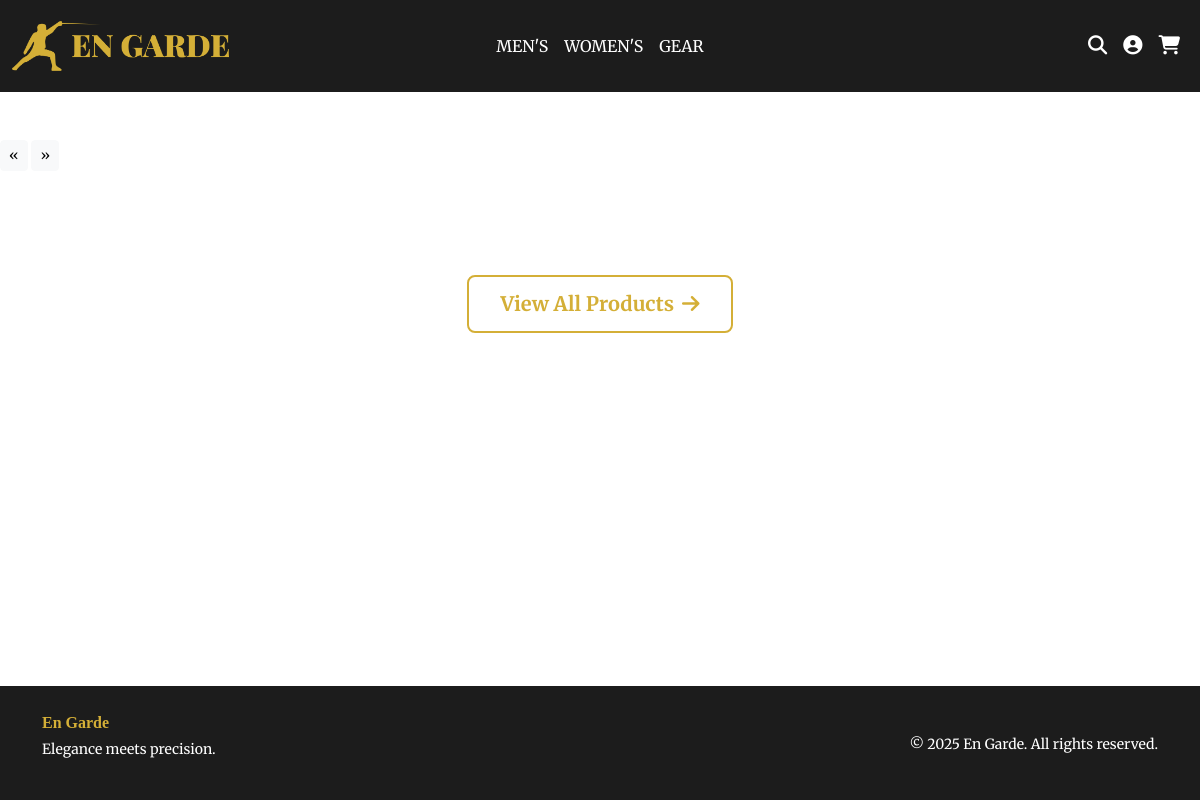
Before: / with the older database file.
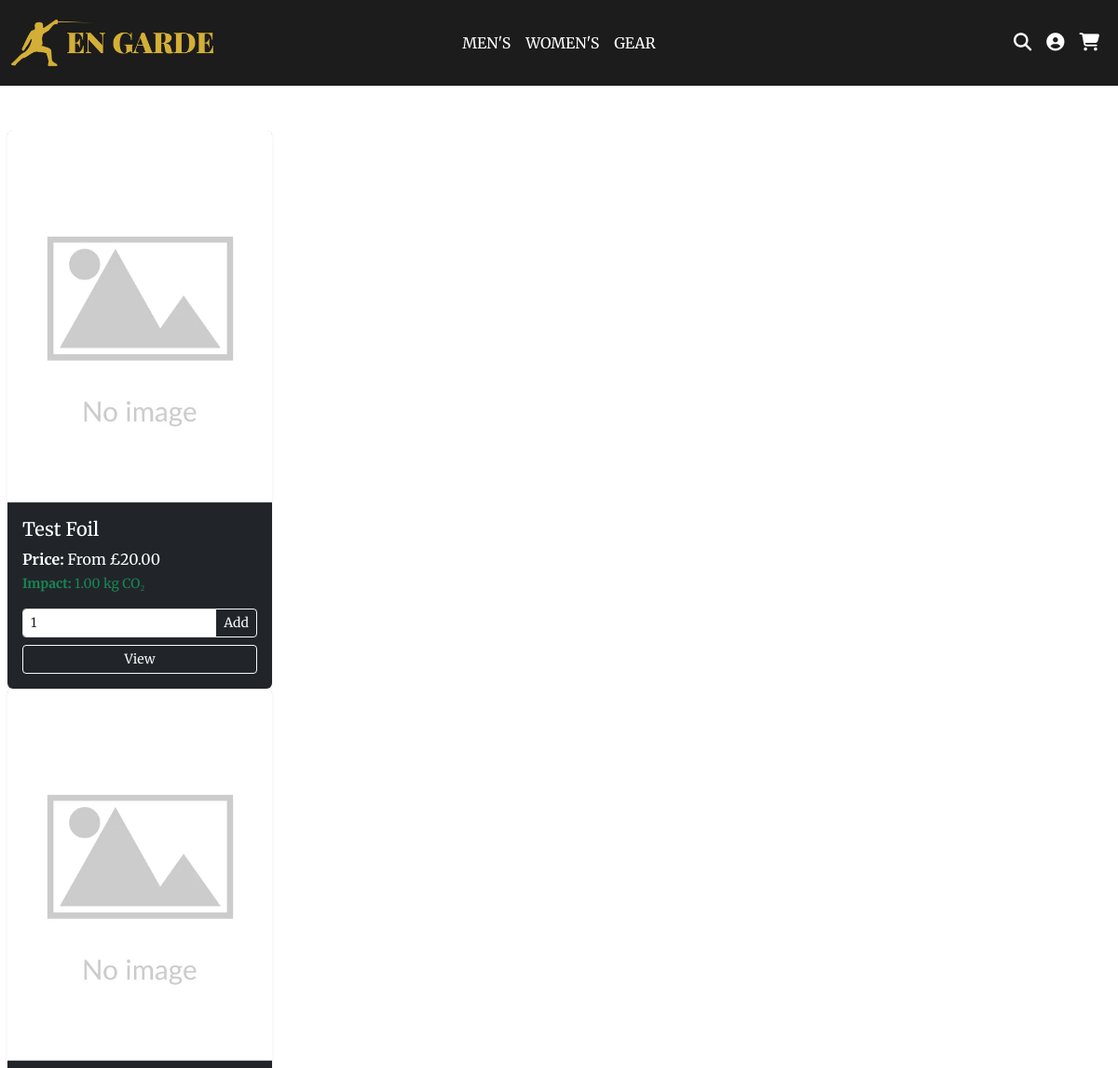
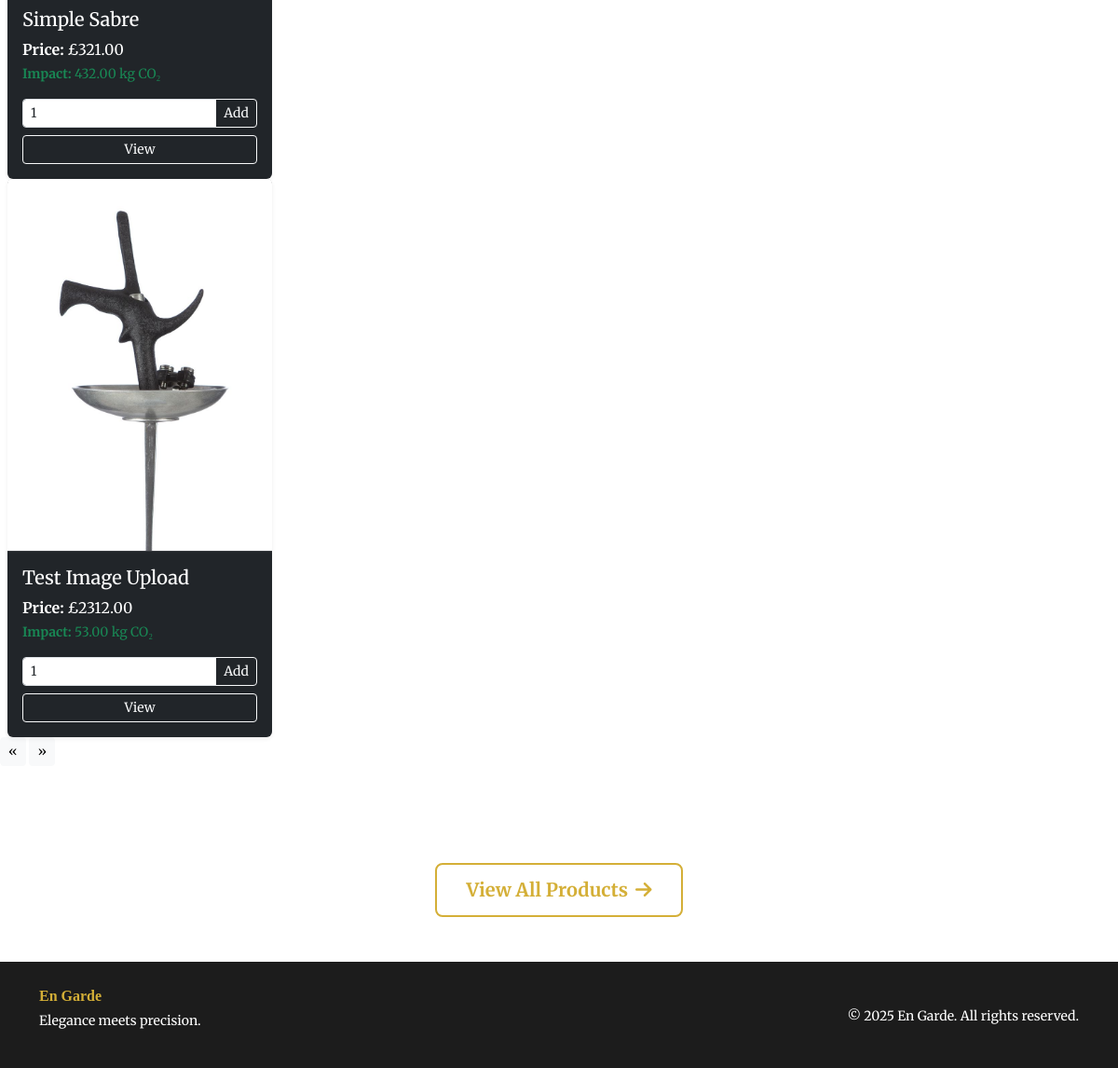
After: the same page with the newer database file (2 pictures, top to bottom).
### website/models.py (models this page shows)
class Product(db.Model):
    __tablename__ = 'products'
    id = db.Column(db.Integer, primary_key=True)
    category_id = db.Column(db.Integer, db.ForeignKey('categories.id'))
    name = db.Column(db.String(255), nullable=False)
    description = db.Column(db.Text)
    price = db.Column(db.Float, nullable=True)
    sku = db.Column(db.String(50), unique=True, nullable=True)
    environmental_impact = db.Column(db.Float, nullable=True)
    stock = db.Column(db.Integer, nullable=True)
    image_filename = db.Column(db.String(255))
    is_variant_parent = db.Column(db.Boolean, default=False)
    options = db.relationship(
        'VariantOption', backref='product', cascade="all, delete")
    variants = db.relationship(
        'ProductVariant', backref='product', cascade="all, delete")

class ProductVariant(db.Model):
    __tablename__ = 'product_variants'
    id = db.Column(db.Integer, primary_key=True)
    product_id = db.Column(db.Integer, db.ForeignKey(
        'products.id'), nullable=False)
    sku = db.Column(db.String(50), unique=True)
    price = db.Column(db.Float, nullable=False)
    environmental_impact = db.Column(db.Float, nullable=True)
    stock = db.Column(db.Integer, default=0)
    values = db.relationship(
        'VariantValue', secondary='variant_combinations', backref='variants', lazy='joined', overlaps="combinations")

### website/views.py (the view)
@views.route('/')
def home():
    sort = request.args.get('sort', 'default')
    products = Product.query.all()
    if sort == 'price':
        products.sort(key=effective_price)
    elif sort == 'impact':
        products.sort(key=effective_impact)
    elif sort == 'name':
        products.sort(key=lambda p: p.name.lower())
    return render_template('home.html', products=products, sort=sort)

### website/templates/home.html (shortened to what this page needs)
{% extends 'base.html' %}
{% block content %}
<div class="glider-contain my-5">
  <div class="glider">
    {% for product in products %}
        <div class="px-2" style="width: 300px;">
          <div class="card h-100 bg-dark text-white border-0 shadow-sm product-card" data-product-id="{{ product.id }}">
            <a href="{{ url_for('views.product_detail', product_id=product.id) }}">
              <img src="{{ url_for('static', filename='images/products/' ~ (product.image_filename if product.image_filename and product.image_filename != 'None' else 'default-product.webp')) }}"
                  class="card-img-top" alt="{{ product.name }}">
            </a>
            <div class="card-body d-flex flex-column">
              <h5 class="card-title">
                <a href="{{ url_for('views.product_detail', product_id=product.id) }}" class="text-decoration-none text-white">{{ product.name }}</a>
              </h5>
              <p class="mb-1"><strong>Price:</strong>
                {% if product.is_variant_parent %}
                  From £{{ '%.2f'|format(product.variants|min_price) }}
                {% else %}
                  £{{ '%.2f'|format(product.price) }}
                {% endif %}
              </p>
              <p class="text-success small mb-3"><strong>Impact:</strong>
                {% if product.is_variant_parent %}
                  {{ '%.2f'|format(product.variants|min_impact) }} kg CO₂
                {% else %}
                  {{ '%.2f'|format(product.environmental_impact) }} kg CO₂
                {% endif %}
              </p>
              <form method="POST" action="{{ url_for('views.add_to_cart') }}" class="mt-auto">
                <div class="input-group mb-2">
                  <input type="number" name="quantity" class="form-control form-control-sm" value="1" min="1">
                  <button class="btn btn-outline-light btn-sm" type="submit">Add</button>
                </div>
              </form>
              <a href="{{ url_for('views.product_detail', product_id=product.id) }}" class="btn btn-outline-light btn-sm w-100">View</a>
            </div>
          </div>
        </div>
    {% endfor %}
  </div>
  <button class="glider-prev btn btn-sm btn-light">«</button>
  <button class="glider-next btn btn-sm btn-light">»</button>
</div>
<div class="py-5 mt-4 text-center">
  <a href="{{ url_for('views.products') }}" class="btn btn-lg view-all-btn">View All Products<i class="fa fa-arrow-right ms-2"></i></a>
</div>
{% endblock %}

Changed rows visible on the page:
added Product: name "Test Foil"
added ProductVariant: variants|min_price "20.00", variants|min_impact "1.00"
added Product: name "Simple Sabre", price "321.00", environmental_impact "432.00"
added Product: image_filename (picture), name "Test Image Upload", price "2312.00", environmental_impact "53.00"
